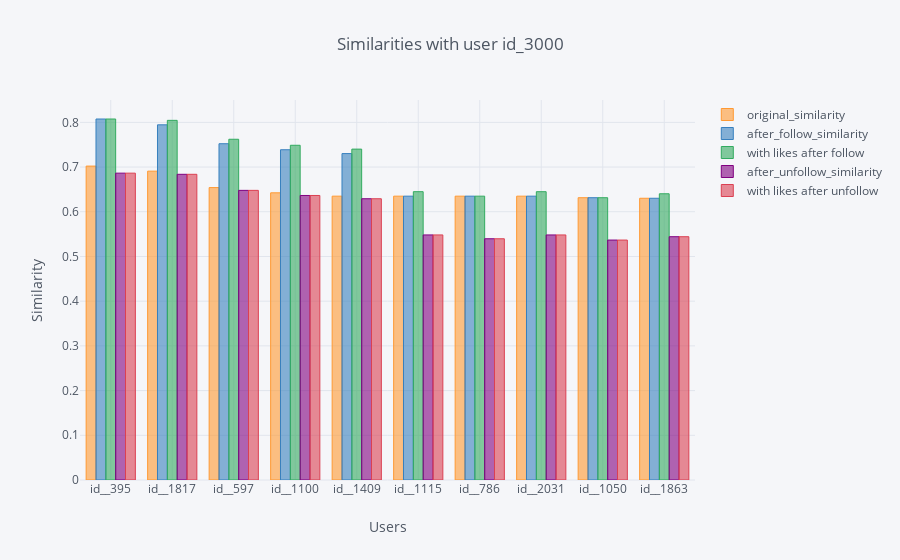

Notebook cell for this chart:
### Code cell
final.iplot(kind='bar', x='plan_ori_id', title='Similarities with user id_3000', 
            yTitle='Similarity', xTitle='Users')

### Figure 1 — Plotly figure (JSON) as saved in the notebook; plotly's stock layout.template omitted (floating-point values rounded to 4 significant figures)
{"data": [{"marker": {"color": "rgba(255, 153, 51, 0.6)", "line": {"color": "rgba(255, 153, 51, 1.0)", "width": 1}}, "name": "original_similarity", "orientation": "v", "text": "", "type": "bar", "uid": "9a822ff5-47ac-4874-a442-504eba60c46a", "x": ["id__395", "id__1817", "id__597", "id__1100", "id__1409", "id__1115", "id__786", "id__2031", "id__1050", "id__1863"], "y": [0.7022, 0.6908, 0.6541, 0.6424, 0.6349, 0.6349, 0.6349, 0.6349, 0.6314, 0.6302]}, {"marker": {"color": "rgba(55, 128, 191, 0.6)", "line": {"color": "rgba(55, 128, 191, 1.0)", "width": 1}}, "name": "after_follow_similarity", "orientation": "v", "text": "", "type": "bar", "uid": "2e4a85bb-0e41-49be-89fa-71ff8ccbf59c", "x": ["id__395", "id__1817", "id__597", "id__1100", "id__1409", "id__1115", "id__786", "id__2031", "id__1050", "id__1863"], "y": [0.8075, 0.7945, 0.7522, 0.7387, 0.7301, 0.6349, 0.6349, 0.6349, 0.6314, 0.6302]}, {"marker": {"color": "rgba(50, 171, 96, 0.6)", "line": {"color": "rgba(50, 171, 96, 1.0)", "width": 1}}, "name": "with likes after follow", "orientation": "v", "text": "", "type": "bar", "uid": "6b5f3d44-a6e4-4770-a91e-77125f5d2135", "x": ["id__395", "id__1817", "id__597", "id__1100", "id__1409", "id__1115", "id__786", "id__2031", "id__1050", "id__1863"], "y": [0.8075, 0.8045, 0.7622, 0.7487, 0.7401, 0.6449, 0.6349, 0.6449, 0.6314, 0.6402]}, {"marker": {"color": "rgba(128, 0, 128, 0.6)", "line": {"color": "rgba(128, 0, 128, 1.0)", "width": 1}}, "name": "after_unfollow_similarity", "orientation": "v", "text": "", "type": "bar", "uid": "74a8d94a-c09d-472c-b582-fddb5b23ebce", "x": ["id__395", "id__1817", "id__597", "id__1100", "id__1409", "id__1115", "id__786", "id__2031", "id__1050", "id__1863"], "y": [0.6864, 0.6838, 0.6478, 0.6364, 0.6291, 0.5482, 0.5396, 0.5481, 0.5367, 0.5442]}, {"marker": {"color": "rgba(219, 64, 82, 0.6)", "line": {"color": "rgba(219, 64, 82, 1.0)", "width": 1}}, "name": "with likes after unfollow", "orientation": "v", "text": "", "type": "bar", "uid": "bf3457a1-a421-46b4-8a87-77184c3d1f98", "x": ["id__395", "id__1817", "id__597", "id__1100", "id__1409", "id__1115", "id__786", "id__2031", "id__1050", "id__1863"], "y": [0.6864, 0.6838, 0.6478, 0.6364, 0.6291, 0.5482, 0.5396, 0.5481, 0.5367, 0.5442]}], "layout": {"legend": {"bgcolor": "#F5F6F9", "font": {"color": "#4D5663"}}, "paper_bgcolor": "#F5F6F9", "plot_bgcolor": "#F5F6F9", "title": {"font": {"color": "#4D5663"}, "text": "Similarities with user id_3000"}, "xaxis": {"gridcolor": "#E1E5ED", "showgrid": true, "tickfont": {"color": "#4D5663"}, "title": {"font": {"color": "#4D5663"}, "text": "Users"}, "zerolinecolor": "#E1E5ED"}, "yaxis": {"gridcolor": "#E1E5ED", "showgrid": true, "tickfont": {"color": "#4D5663"}, "title": {"font": {"color": "#4D5663"}, "text": "Similarity"}, "zerolinecolor": "#E1E5ED"}}}
